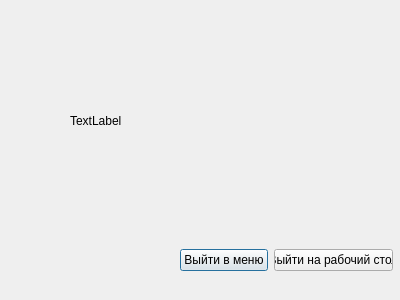
<?xml version="1.0" encoding="UTF-8"?>
<ui version="4.0">
 <class>Dialog</class>
 <widget class="QDialog" name="Dialog">
  <property name="geometry">
   <rect>
    <x>0</x>
    <y>0</y>
    <width>400</width>
    <height>300</height>
   </rect>
  </property>
  <property name="windowTitle">
   <string>Dialog</string>
  </property>
  <widget class="QWidget" name="horizontalLayoutWidget">
   <property name="geometry">
    <rect>
     <x>180</x>
     <y>220</y>
     <width>213</width>
     <height>80</height>
    </rect>
   </property>
   <layout class="QHBoxLayout" name="horizontalLayout">
    <item>
     <widget class="QPushButton" name="Menu_Button">
      <property name="text">
       <string>Выйти в меню</string>
      </property>
     </widget>
    </item>
    <item>
     <widget class="QPushButton" name="Deckstop_Button">
      <property name="text">
       <string>Выйти на рабочий стол</string>
      </property>
     </widget>
    </item>
   </layout>
  </widget>
  <widget class="QLabel" name="label">
   <property name="geometry">
    <rect>
     <x>70</x>
     <y>70</y>
     <width>261</width>
     <height>101</height>
    </rect>
   </property>
   <property name="text">
    <string>TextLabel</string>
   </property>
  </widget>
 </widget>
 <resources/>
 <connections/>
</ui>
